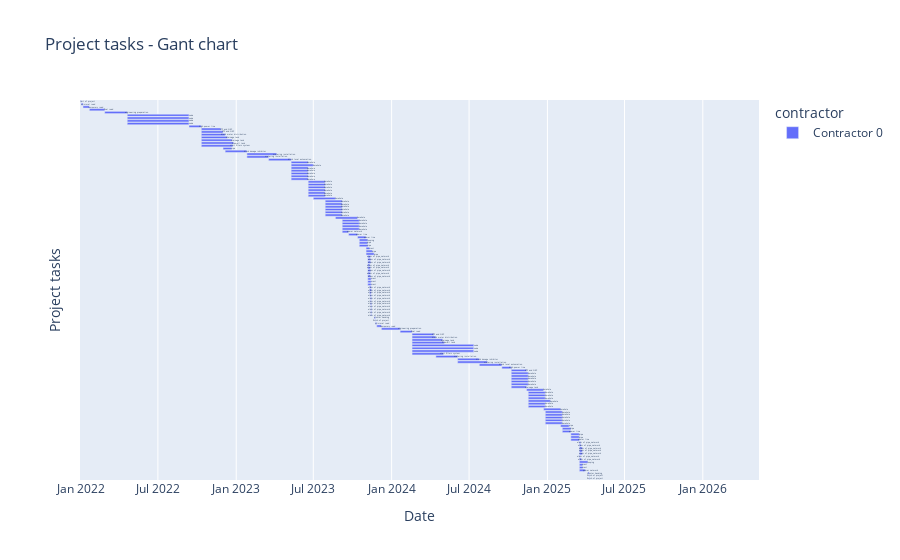

The notebook cell saved with this chart:
### Markdown cell above
# 3. Project Gant chart
There diagram that shows scheduled works on time scale

### Code cell
from sampo.utilities.visualization.base import VisualizationMode
from sampo.utilities.visualization.schedule import schedule_gant_chart_fig

# schedule was calculated in abstract 'time units', let's recalculate it with real dates
# also here we remove service nodes and edges
merged_schedule = schedule.merged_stages_datetime_df('2022-01-01')

# here we build an interactive HTML form with all info about scheduled works
fig = schedule_gant_chart_fig(schedule_dataframe=merged_schedule,
                              visualization=VisualizationMode.ShowFig,
                              remove_service_tasks=False)

### Figure 1 — Plotly figure (JSON) as saved in the notebook; plotly's stock layout.template omitted (floating-point values rounded to 4 significant figures; data arrays with more than 128 entries replaced by an {"elided": "..."} marker saying what was removed)
{"data": [{"alignmentgroup": "True", "base": {"elided": "137 str values"}, "customdata": {"elided": "137x5 mixed values"}, "hovertemplate": "<b>%{hovertext}</b><br><br>contractor=Contractor 0<br>start=%{base}<br>finish=%{x}<br>idx=%{y}<br>task_name=%{text}<br>task_name_mapped=%{customdata[0]}<br>cost=%{customdata[1]}<br>volume=%{customdata[2]}<br>measurement=%{customdata[3]}<br>workers=%{customdata[4]}<extra></extra>", "hovertext": {"elided": "137 str values"}, "legendgroup": "Contractor 0", "marker": {"color": "#636efa", "pattern": {"shape": ""}}, "name": "Contractor 0", "offsetgroup": "Contractor 0", "orientation": "h", "showlegend": true, "text": {"elided": "137 str values"}, "textposition": "outside", "x": {"elided": "137 float values"}, "xaxis": "x", "y": {"elided": "137 int values"}, "yaxis": "y", "type": "bar"}], "layout": {"xaxis": {"anchor": "y", "domain": [0.0, 1.0], "type": "date", "title": {"text": "Date"}, "range": ["2021-12-30T00:00:00", "2026-05-13T00:00:00"]}, "yaxis": {"anchor": "x", "domain": [0.0, 1.0], "title": {"text": "Project tasks"}, "categoryorder": "array", "categoryarray": {"elided": "137 int values"}, "showticklabels": false, "type": "category"}, "legend": {"title": {"text": "contractor"}, "tracegroupgap": 0}, "title": {"text": "Project tasks - Gant chart"}, "barmode": "overlay", "font": {"size": 12}, "autosize": true}}
